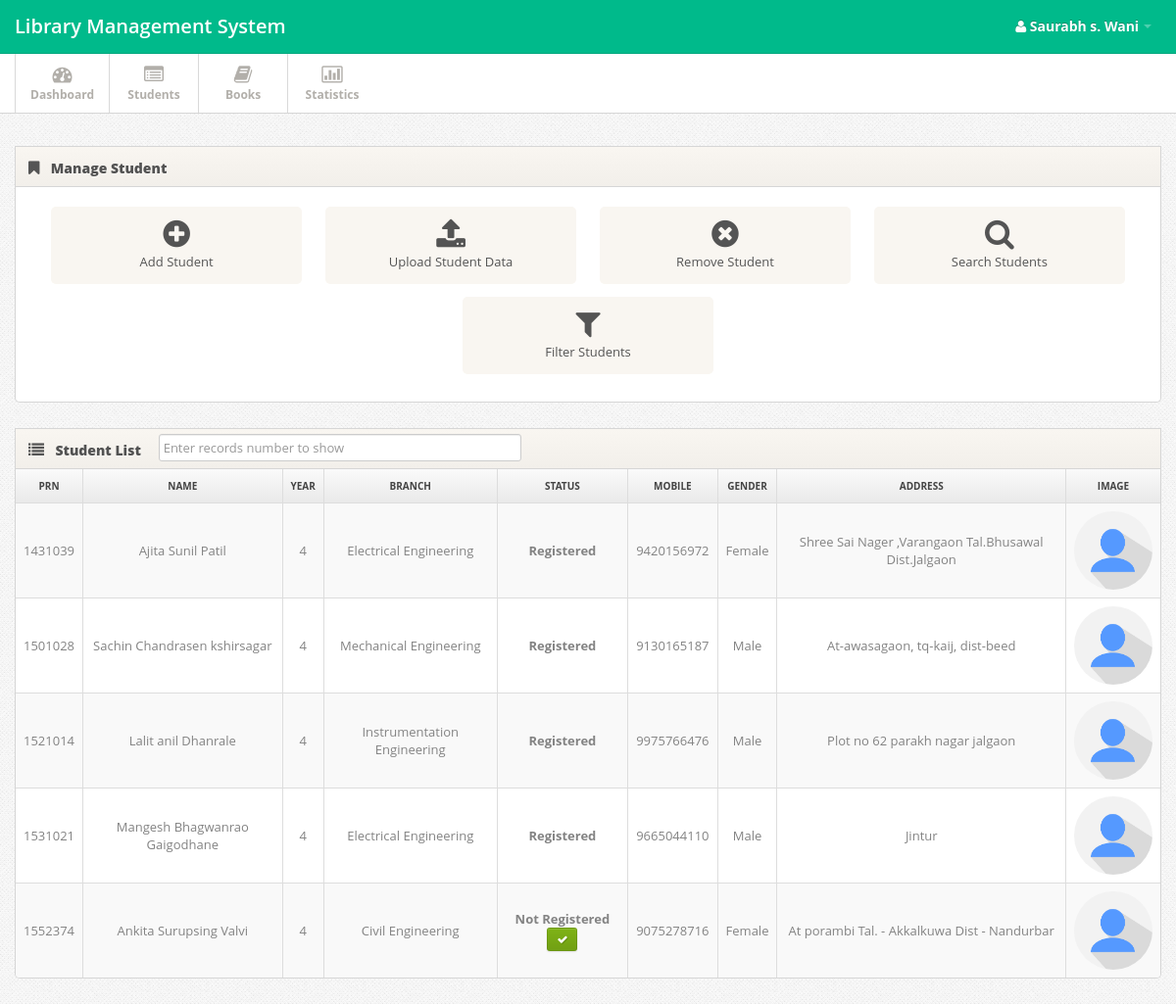
The app's page /student.php (signed in), older data.
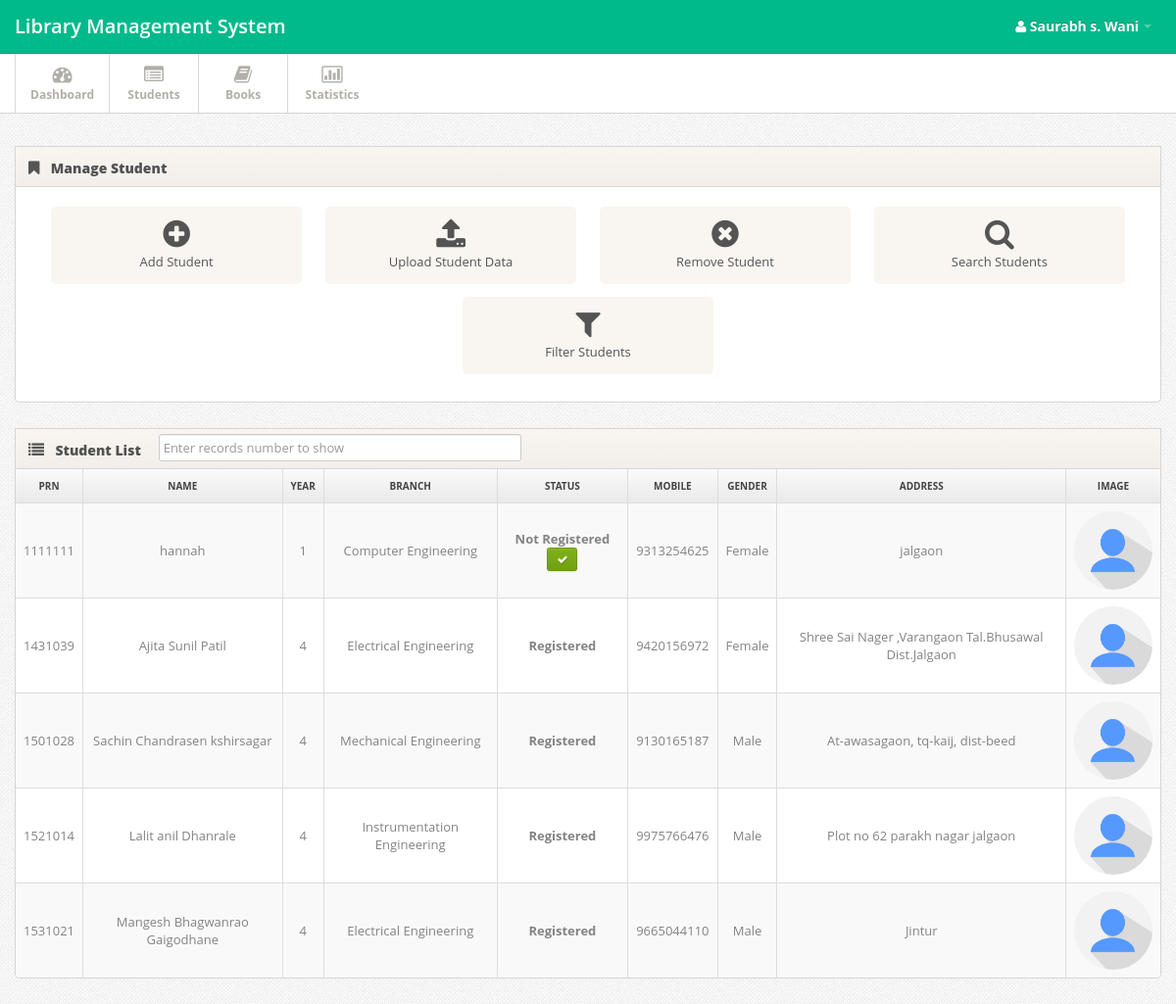
The same page, newer data.
### tables this page shows
CREATE TABLE `student` (
  `stid` int(11) UNSIGNED NOT NULL,
  `prn` varchar(11) NOT NULL,
  `Name` varchar(30) NOT NULL,
  `Email` varchar(256) NOT NULL,
  `mobile` bigint(255) NOT NULL,
  `branch` varchar(30) NOT NULL,
  `admi_year` date NOT NULL,
  `status` varchar(30) NOT NULL DEFAULT '0',
  `Gender` text NOT NULL,
  `Address` longtext NOT NULL,
  `image` longtext NOT NULL
);

### fun.php (called while the page is built, shortened)
<?php
function select($var,$col,$condtn)
{
	$query="SELECT $var FROM $col $condtn";
	$sql=mysqli_query($GLOBALS['connection'],$query);
	return $sql;
}
function diff_date($date1,$date2,$category)
{
	$diff = abs(strtotime($date2) - strtotime($date1));
	$years = floor($diff / (365*60*60*24));
	$months = floor(($diff - $years * 365*60*60*24) / (30*60*60*24));
	$days = floor(($diff - $years * 365*60*60*24 - $months*30*60*60*24)/ (60*60*24));
	if ($category=="Y"){return $years;}
	elseif($category=="M"){return $months;}
	elseif($category=="D"){ if($months>=1){return $months*30+$days;}else{return $days;} }
	else{return $years."y-".$months."m-".$days."d";}
}
?>

### student.php (the view, shortened to what this page needs)
<?php
include('header.php');
?>
<div class="span12">
  <div class="widget">
    <div class="widget-header"> <i class="icon-bookmark"></i>
      <h3>Manage Student</h3>
    </div>
    <div class="widget-content">
      <div class="shortcuts">
        <a href="#myModal" role="button" data-toggle="modal" class="shortcut"><i class="shortcut-icon icon-plus-sign"></i><span class="shortcut-label">Add Student</span> </a>
        <a href="#myModal3" role="button" data-toggle="modal" class="shortcut"><i class="shortcut-icon icon-upload-alt"></i><span class="shortcut-label">Upload Student Data</span> </a>
        <a href="#myModal2" role="button" data-toggle="modal" class="shortcut"><i class="shortcut-icon icon-remove-sign"></i> <span class="shortcut-label">Remove Student</span> </a>
        <a href="gt.php?page=IMPORT-EXPORT" class="shortcut"> <i class="shortcut-icon icon-search"></i><span class="shortcut-label">Search Students</span> </a>
        <a href="#myModal1" role="button" data-toggle="modal" class="shortcut"><i class="shortcut-icon icon-filter"></i><span class="shortcut-label">Filter Students</span> </a>
      </div>
    </div>
  </div>
  <div class="widget widget-table action-table">
    <div class="widget-header"><i class='icon-list'></i>
      <h3><?php
      $result=select("*","student","WHERE 1");
      $row=mysqli_num_rows($result);
      if($row!=0){ ?>
        <form  action="student.php" method="GET" >
          Student List
          &emsp;<input class="span4 m-wrap" type="number" name="cnt" autocomplete="off" placeholder="Enter records number to show">
        </form>
      <?php } ?>
    </h3>
  </div>
  <div class="widget-content">
    <table class="table table-striped table-bordered">
      <thead>
        <tr>
          <th><center>PRN</center></th>
          <th><center>Name</center></th>
          <th><center>Year</center></th>
          <th><center>Branch</center></th>
          <th><center>Status</center></th>
          <th><center>Mobile</center></th>
          <th><center>Gender</center></th>
          <th><center>Address</center></th>
          <th><center>Image</center></th>
        </tr>
      </thead>
      <tbody>
        <?php
        $cnt = 5;
        $result=select("*","student","ORDER BY prn LIMIT $cnt");
        while($std=mysqli_fetch_assoc($result))
        {
          echo "<tr>
          <td><center> ".$std['prn']."</center></td>
          <td><center> ".$std['Name']."</center></td>
          <td><center> ".(diff_date($std['admi_year'],date("Y-m-d H:i:s"),"Y")+1)."</center></td>
          <td><center> ".$std['branch']."</center></td>
          <td><center>
          <b> ";?>
          <?php
          if($std['status']!="1"){echo "Not Registered";}else{echo "Registered";}
          echo "</b>";
          if($std['status']!="1"){
            echo "<a href='reg.php?prn=".$std['prn']."' title='Register' name='register' class='btn btn-mini btn-success'><i class='btn-icon-only icon-ok' style='margin: 0px 0px 20px;'></i>";}
            echo "</a></center></td>
            <td><center> ".$std['mobile']."</center></td>
            <td><center> ".$std['Gender']."</center></td>
            <td><center> ".$std['Address']."</center></td>
            <td><center><img alt='No Photo' src='images/".$std['image']."' class='control-label span4' for='userimage' style='border-radius: 60%;display: inline-block;
            width: 80px;
            height: 80px;' onerror=this.src='images/stff.png'>
            </center></td>
            </tr>";
          }
          ?>
        </tbody>
      </table>
    </div>
  </div>
</div>
<?php
include('footer.php');
?>

### header.php (shortened to what this page needs)
<?php include_once('security.php');include_once('fun.php');
securityforpage();?>
<!DOCTYPE html>
<html lang="en">
<head>
  <link href="css/bootstrap.min.css" rel="stylesheet">
  <link href="css/bootstrap-responsive.min.css" rel="stylesheet">
  <link href="css/font-awesome.css" rel="stylesheet">
  <link href="css/style.css" rel="stylesheet">
  <link href="css/pages/dashboard.css" rel="stylesheet">
<link href="css/pages/signin.css" rel="stylesheet" type="text/css">
  </head>
  <body>
    <div class="navbar navbar-fixed-top">
      <div class="navbar-inner">
        <div class="container"> <a class="brand" href="index.html">Library Management System</a>
          <div class="nav-collapse">
            <ul class="nav pull-right">
              <li class="dropdown"><a href="#" class="dropdown-toggle" data-toggle="dropdown"><?php echo "<b style='font-size: 14px;'><i class='icon-user'></i> ".$_SESSION['sn']."</b>";?> <b class="caret"></b></a>
              </li>
            </ul>
      </div>
    </div>
  </div>
</div>
<div class="subnavbar">
  <div class="subnavbar-inner">
    <div class="container">
      <ul class="mainnav">
        <li class=" <?php if($_GET['page']=='Dashboard'){ echo 'active';} ?>"><a href="index.php?page=Dashboard"><i class="icon-dashboard"></i><span>Dashboard</span> </a> </li>
        <li class="<?php if($_GET['page']=='IMPORT-EXPORT'){ echo 'active';} ?>"><a href="gt.php?page=IMPORT-EXPORT"><i class="icon-list-alt"></i><span>Students</span> </a> </li>
        <li class="<?php if($_GET['page']=='Books'){ echo 'active';} ?>"><a href="gt1.php?page=Books"><i class="icon-book"></i><span>Books</span> </a> </li>
        <?php if ($_SESSION['category']==0): ?>
        <li class="<?php if($_GET['page']=='Statistics'){ echo 'active';} ?>"><a href="gt2.php?page=Statistics"><i class="icon-bar-chart"></i><span>Statistics</span> </a> </li>
        <?php endif;?>
      </ul>
    </div>
  </div>
</div>
  <div class="main-inner">
    <div class="container">
      <div class="row">

### footer.php (shortened to what this page needs)
</div>
</div>
</div>
</body>
</html>

### css/style.css (style rules this page uses)
body { background: #f9f6f1; font: 13px/1.7em 'Open Sans'; }
input, button, select, textarea { font-family: 'Open Sans'; }
.btn-icon-only { padding-right: 3px; padding-left: 3px; }
.table td { vertical-align: middle; }
.table-bordered th { background: #E9E9E9; background:-moz-linear-gradient(top, #FAFAFA 0%, #E9E9E9 100%); background:-webkit-gradient(linear, left top, left bottom, color-stop(0%,#FAFAFA), color-stop(100%,#E9E9E9)); background:-webkit-linear-gradient(top, #FAFAFA 0%,#E9E9E9 100%); background:-o-linear-gradient(top, #FAFAFA 0%,#E9E9E9 100%); background:-ms-linear-gradient(top, #FAFAFA 0%,#E9E9E9 100%); background:linear-gradient(top, #FAFAFA 0%,#E9E9E9 100%); filter: progid:DXImageTransform.Microsoft.gradient(startColorstr='#FAFAFA', endColorstr='#E9E9E9'); -ms-filter: "progid:DXImageTransform.Microsoft.gradient(startColorstr='#FAFAFA', endColorstr='#E9E9E9')"; font-size: 10px; color: #444; text-transform: uppercase; }
.navbar .container { position: relative; }
.navbar-inner { padding: 7px 0; background: #00ba8b !important; -moz-border-radius: 0; -webkit-border-radius: 0; border-radius: 0; }
.navbar-fixed-top { position: static; }
.navbar .nav a { font-size: 11px; }
.navbar .nav>li>a { color:#fff !important; }
.navbar .brand { font-weight: 600; position: relative; top: 2px; }
.subnavbar { margin-bottom: 2.5em; }
.subnavbar-inner { height: 60px; background: #fff; border-bottom: 1px solid #d6d6d6; }
.subnavbar .container > ul { display: inline-block; height: 80px; padding: 0; margin: 0; }
.subnavbar .container > ul > li { float: left; min-width: 90px; height: 60px; padding: 0; margin: 0; text-align: center; list-style: none; border-left: 1px solid #d9d9d9; }
.subnavbar .container > ul > li > a { display: block; height: 100%; padding: 0 15px; font-size: 12px; font-weight: bold; color: #b2afaa; }
.subnavbar .container > ul > li > a > i { display: inline-block; width: 24px; height: 24px; margin-top: 11px; margin-bottom: -3px; font-size: 20px; }
.subnavbar .container > ul > li > a > span { display: block; }
.widget { position: relative; clear: both; width: auto; margin-bottom: 2em; overflow: hidden; }
.widget-header { position: relative; height: 40px; line-height: 40px; background: #f9f6f1; background:-moz-linear-gradient(top, #f9f6f1 0%, #f2efea 100%); background:-webkit-gradient(linear, left top, left bottom, color-stop(0%,#f9f6f1), color-stop(100%,#f2efea)); background:-webkit-linear-gradient(top, #f9f6f1 0%,#f2efea 100%); background:-o-linear-gradient(top, #f9f6f1 0%,#f2efea 100%); background:-ms-linear-gradient(top, #f9f6f1 0%,#f2efea 100%); background:linear-gradient(top, #f9f6f1 0%,#f2efea 100%); filter: progid:DXImageTransform.Microsoft.gradient(startColorstr='#f9f6f1', endColorstr='#f2efea'); -ms-filter: "progid:DXImageTransform.Microsoft.gradient(startColorstr='#f9f6f1', endColorstr='#f2efea')"; border: 1px solid #d6d6d6; -webkit-background-clip: padding-box; }
.widget-header h3 { position: relative; top: 2px; left: 10px; display: inline-block; margin-right: 3em; font-size: 14px; font-weight: 800; color: #525252; line-height: 18px; text-shadow: 1px 1px 2px rgba(255,255,255,.5); }
.widget-header [class^="icon-"], .widget-header [class*=" icon-"] { display: inline-block; margin-left: 13px; margin-right: -2px; font-size: 16px; color: #555; vertical-align: middle; }
.widget-content { padding: 20px 15px 15px; background: #FFF; border: 1px solid #D5D5D5; -moz-border-radius: 5px; -webkit-border-radius: 5px; border-radius: 5px; }
.widget-header+.widget-content { border-top: none; -webkit-border-top-left-radius: 0; -webkit-border-top-right-radius: 0; -moz-border-radius-topleft: 0; -moz-border-radius-topright: 0; border-top-left-radius: 0; border-top-right-radius: 0; }
.widget-content:before, .widget-content:after { content:""; display:table; }
.widget-content:after { clear:both; }
.widget-content { zoom:1; }
.widget-table .widget-content { padding: 0; }
.widget-table .table { margin-bottom: 0; border: none; }
.widget-table .table tr td:first-child { border-left: none; }
.widget-table .table tr th:first-child { border-left: none; }

### css/pages/signin.css (style rules this page uses)
body { background: url(../../images/body-bg.png); color:#838383; font: 13px/1.7em 'Open Sans'; }

Row changes from the older to the newer data that the page shows:
no longer on this page (row edited): student: prn "1552374", Name "Ankita Surupsing Valvi", branch "Civil Engineering", status "Not Registered", mobile "9075278716", Gender "Female", Address "At porambi Tal. - Akkalkuwa Dist - Nandurbar"
added student: prn "1111111", Name "hannah", branch "Computer Engineering", status "Not Registered", mobile "9313254625", Gender "Female", Address "jalgaon"
